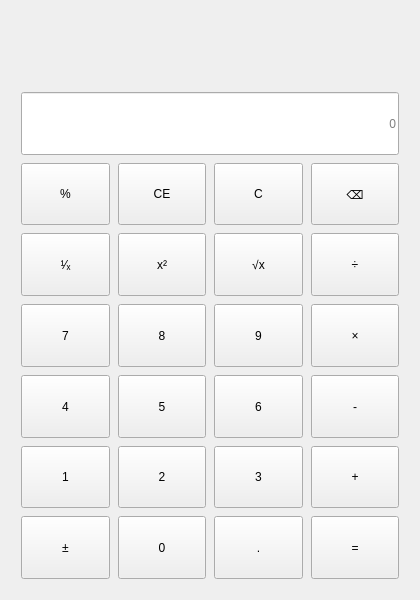
<?xml version="1.0" encoding="UTF-8"?>
<ui version="4.0">
 <class>MainWindow</class>
 <widget class="QMainWindow" name="MainWindow">
  <property name="geometry">
   <rect>
    <x>0</x>
    <y>0</y>
    <width>420</width>
    <height>600</height>
   </rect>
  </property>
  <property name="windowTitle">
   <string>计算器</string>
  </property>
  <widget class="QWidget" name="centralwidget">
   <property name="sizePolicy">
    <sizepolicy hsizetype="Preferred" vsizetype="Preferred">
     <horstretch>0</horstretch>
     <verstretch>0</verstretch>
    </sizepolicy>
   </property>
   <layout class="QHBoxLayout" name="horizontalLayout">
    <item>
     <layout class="QGridLayout" name="gridLayout">
      <property name="leftMargin">
       <number>12</number>
      </property>
      <property name="topMargin">
       <number>12</number>
      </property>
      <property name="rightMargin">
       <number>12</number>
      </property>
      <property name="bottomMargin">
       <number>12</number>
      </property>
      <property name="spacing">
       <number>8</number>
      </property>
            <item row="0" column="0" colspan="4">
       <widget class="QLabel" name="expressionLabel">
        <property name="sizePolicy">
         <sizepolicy hsizetype="Ignored" vsizetype="Preferred">
          <horstretch>0</horstretch>
          <verstretch>0</verstretch>
         </sizepolicy>
        </property>
        <property name="alignment">
         <set>Qt::AlignRight|Qt::AlignTrailing|Qt::AlignVCenter</set>
        </property>
        <property name="text">
         <string/>
        </property>
       </widget>
      </item>
<item row="7" column="2">
       <widget class="QPushButton" name="btn_dot">
        <property name="sizePolicy">
         <sizepolicy hsizetype="Minimum" vsizetype="Minimum">
          <horstretch>0</horstretch>
          <verstretch>0</verstretch>
         </sizepolicy>
        </property>
        <property name="text">
         <string>.</string>
        </property>
       </widget>
      </item>
      <item row="6" column="0">
       <widget class="QPushButton" name="btnNum1">
        <property name="sizePolicy">
         <sizepolicy hsizetype="Minimum" vsizetype="Minimum">
          <horstretch>0</horstretch>
          <verstretch>0</verstretch>
         </sizepolicy>
        </property>
        <property name="text">
         <string>1</string>
        </property>
       </widget>
      </item>
      <item row="5" column="3">
       <widget class="QPushButton" name="btn_sub">
        <property name="sizePolicy">
         <sizepolicy hsizetype="Minimum" vsizetype="Minimum">
          <horstretch>0</horstretch>
          <verstretch>0</verstretch>
         </sizepolicy>
        </property>
        <property name="text">
         <string>-</string>
        </property>
       </widget>
      </item>
      <item row="5" column="0">
       <widget class="QPushButton" name="btnNum4">
        <property name="sizePolicy">
         <sizepolicy hsizetype="Minimum" vsizetype="Minimum">
          <horstretch>0</horstretch>
          <verstretch>0</verstretch>
         </sizepolicy>
        </property>
        <property name="text">
         <string>4</string>
        </property>
       </widget>
      </item>
      <item row="7" column="0">
       <widget class="QPushButton" name="btn_sign">
        <property name="sizePolicy">
         <sizepolicy hsizetype="Minimum" vsizetype="Minimum">
          <horstretch>0</horstretch>
          <verstretch>0</verstretch>
         </sizepolicy>
        </property>
        <property name="text">
         <string>±</string>
        </property>
       </widget>
      </item>
      <item row="3" column="3">
       <widget class="QPushButton" name="btn_div">
        <property name="sizePolicy">
         <sizepolicy hsizetype="Minimum" vsizetype="Minimum">
          <horstretch>0</horstretch>
          <verstretch>0</verstretch>
         </sizepolicy>
        </property>
        <property name="text">
         <string>÷</string>
        </property>
       </widget>
      </item>
      <item row="6" column="1">
       <widget class="QPushButton" name="btnNum2">
        <property name="sizePolicy">
         <sizepolicy hsizetype="Minimum" vsizetype="Minimum">
          <horstretch>0</horstretch>
          <verstretch>0</verstretch>
         </sizepolicy>
        </property>
        <property name="text">
         <string>2</string>
        </property>
       </widget>
      </item>
      <item row="2" column="1">
       <widget class="QPushButton" name="btn_ce">
        <property name="sizePolicy">
         <sizepolicy hsizetype="Minimum" vsizetype="Minimum">
          <horstretch>0</horstretch>
          <verstretch>0</verstretch>
         </sizepolicy>
        </property>
        <property name="text">
         <string>CE</string>
        </property>
       </widget>
      </item>
      <item row="3" column="0">
       <widget class="QPushButton" name="btn_reciprocal">
        <property name="sizePolicy">
         <sizepolicy hsizetype="Minimum" vsizetype="Minimum">
          <horstretch>0</horstretch>
          <verstretch>0</verstretch>
         </sizepolicy>
        </property>
        <property name="text">
         <string>¹⁄ₓ</string>
        </property>
       </widget>
      </item>
      <item row="3" column="2">
       <widget class="QPushButton" name="btn_sqrt">
        <property name="sizePolicy">
         <sizepolicy hsizetype="Minimum" vsizetype="Minimum">
          <horstretch>0</horstretch>
          <verstretch>0</verstretch>
         </sizepolicy>
        </property>
        <property name="text">
         <string>√x</string>
        </property>
       </widget>
      </item>
      <item row="2" column="3">
       <widget class="QPushButton" name="btn_backspace">
        <property name="sizePolicy">
         <sizepolicy hsizetype="Minimum" vsizetype="Minimum">
          <horstretch>0</horstretch>
          <verstretch>0</verstretch>
         </sizepolicy>
        </property>
        <property name="text">
         <string>⌫</string>
        </property>
       </widget>
      </item>
      <item row="7" column="3">
       <widget class="QPushButton" name="btn_equal">
        <property name="sizePolicy">
         <sizepolicy hsizetype="Minimum" vsizetype="Minimum">
          <horstretch>0</horstretch>
          <verstretch>0</verstretch>
         </sizepolicy>
        </property>
        <property name="text">
         <string>=</string>
        </property>
       </widget>
      </item>
      <item row="5" column="2">
       <widget class="QPushButton" name="btnNum6">
        <property name="sizePolicy">
         <sizepolicy hsizetype="Minimum" vsizetype="Minimum">
          <horstretch>0</horstretch>
          <verstretch>0</verstretch>
         </sizepolicy>
        </property>
        <property name="text">
         <string>6</string>
        </property>
       </widget>
      </item>
      <item row="1" column="0" colspan="4">
       <widget class="QLineEdit" name="display">
        <property name="sizePolicy">
         <sizepolicy hsizetype="Expanding" vsizetype="Preferred">
          <horstretch>0</horstretch>
          <verstretch>0</verstretch>
         </sizepolicy>
        </property>
        <property name="alignment">
         <set>Qt::AlignRight|Qt::AlignTrailing|Qt::AlignVCenter</set>
        </property>
        <property name="placeholderText">
         <string>0</string>
        </property>
       </widget>
      </item>
      <item row="4" column="3">
       <widget class="QPushButton" name="btn_mul">
        <property name="sizePolicy">
         <sizepolicy hsizetype="Minimum" vsizetype="Minimum">
          <horstretch>0</horstretch>
          <verstretch>0</verstretch>
         </sizepolicy>
        </property>
        <property name="text">
         <string>×</string>
        </property>
       </widget>
      </item>
      <item row="4" column="1">
       <widget class="QPushButton" name="btnNum8">
        <property name="sizePolicy">
         <sizepolicy hsizetype="Minimum" vsizetype="Minimum">
          <horstretch>0</horstretch>
          <verstretch>0</verstretch>
         </sizepolicy>
        </property>
        <property name="text">
         <string>8</string>
        </property>
       </widget>
      </item>
      <item row="2" column="0">
       <widget class="QPushButton" name="btn_percent">
        <property name="sizePolicy">
         <sizepolicy hsizetype="Minimum" vsizetype="Minimum">
          <horstretch>0</horstretch>
          <verstretch>0</verstretch>
         </sizepolicy>
        </property>
        <property name="text">
         <string>%</string>
        </property>
       </widget>
      </item>
      <item row="6" column="2">
       <widget class="QPushButton" name="btnNum3">
        <property name="sizePolicy">
         <sizepolicy hsizetype="Minimum" vsizetype="Minimum">
          <horstretch>0</horstretch>
          <verstretch>0</verstretch>
         </sizepolicy>
        </property>
        <property name="text">
         <string>3</string>
        </property>
       </widget>
      </item>
      <item row="4" column="0">
       <widget class="QPushButton" name="btnNum7">
        <property name="sizePolicy">
         <sizepolicy hsizetype="Minimum" vsizetype="Minimum">
          <horstretch>0</horstretch>
          <verstretch>0</verstretch>
         </sizepolicy>
        </property>
        <property name="text">
         <string>7</string>
        </property>
       </widget>
      </item>
      <item row="3" column="1">
       <widget class="QPushButton" name="btn_square">
        <property name="sizePolicy">
         <sizepolicy hsizetype="Minimum" vsizetype="Minimum">
          <horstretch>0</horstretch>
          <verstretch>0</verstretch>
         </sizepolicy>
        </property>
        <property name="text">
         <string>x²</string>
        </property>
       </widget>
      </item>
      <item row="5" column="1">
       <widget class="QPushButton" name="btnNum5">
        <property name="sizePolicy">
         <sizepolicy hsizetype="Minimum" vsizetype="Minimum">
          <horstretch>0</horstretch>
          <verstretch>0</verstretch>
         </sizepolicy>
        </property>
        <property name="text">
         <string>5</string>
        </property>
       </widget>
      </item>
      <item row="2" column="2">
       <widget class="QPushButton" name="btn_c">
        <property name="sizePolicy">
         <sizepolicy hsizetype="Minimum" vsizetype="Minimum">
          <horstretch>0</horstretch>
          <verstretch>0</verstretch>
         </sizepolicy>
        </property>
        <property name="text">
         <string>C</string>
        </property>
       </widget>
      </item>
      <item row="4" column="2">
       <widget class="QPushButton" name="btnNum9">
        <property name="sizePolicy">
         <sizepolicy hsizetype="Minimum" vsizetype="Minimum">
          <horstretch>0</horstretch>
          <verstretch>0</verstretch>
         </sizepolicy>
        </property>
        <property name="text">
         <string>9</string>
        </property>
       </widget>
      </item>
      <item row="7" column="1">
       <widget class="QPushButton" name="btnNum0">
        <property name="sizePolicy">
         <sizepolicy hsizetype="Minimum" vsizetype="Minimum">
          <horstretch>0</horstretch>
          <verstretch>0</verstretch>
         </sizepolicy>
        </property>
        <property name="text">
         <string>0</string>
        </property>
       </widget>
      </item>
      <item row="6" column="3">
       <widget class="QPushButton" name="btn_add">
        <property name="sizePolicy">
         <sizepolicy hsizetype="Minimum" vsizetype="Minimum">
          <horstretch>0</horstretch>
          <verstretch>0</verstretch>
         </sizepolicy>
        </property>
        <property name="text">
         <string>+</string>
        </property>
       </widget>
      </item>
     </layout>
    </item>
   </layout>
  </widget>
 </widget>
 <resources/>
 <connections/>
</ui>
